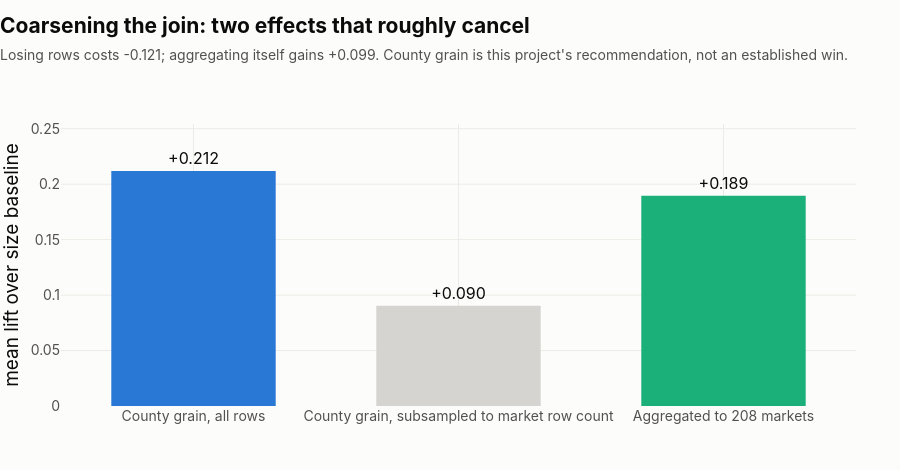

The notebook cell this image was saved under:
### Markdown cell above
---

## 5. What this still cannot answer

Four items, stated plainly.

**1. The fixed-effect objection is unanswered.** If the consuming team joins
geography at DMA grain, a 210-level dummy — cheap and precise to estimate from
millions of impressions per market — supplies everything a static DMA-keyed
feature could. Cross-sectionally, `E_macro` would add nothing over it, and no
correlation measured anywhere in this project is evidence against that. The chart
below is what the grain question costs in each direction.

### Code cell
arms = [("County grain, all rows", gst["mean_lift_county_full"], BLUE),
        ("County grain, subsampled to market row count", gst["mean_lift_county_subsample"], MUTED),
        (f"Aggregated to {gst['n_markets']} markets", gst["mean_lift_market_aggregate"], AQUA)]
fig = go.Figure(go.Bar(
    x=[a[0] for a in arms], y=[a[1] for a in arms],
    marker_color=[a[2] for a in arms],
    text=[f"{a[1]:+.3f}" for a in arms], textposition="outside",
    textfont=dict(size=16),
    hovertemplate="%{x}<br>%{y:+.3f}<extra></extra>", showlegend=False,
))
style(fig,
      "Coarsening the join: two effects that roughly cancel",
      f"Losing rows costs {gst['row_count_effect']:+.3f}; aggregating itself gains "
      f"{gst['aggregation_effect']:+.3f}. County grain is this project's "
      "recommendation, not an established win.",
      height=470, legend=False)
fig.update_yaxes(title="mean lift over size baseline", tickformat="+.2f",
                 range=[0, max(a[1] for a in arms) * 1.2])
fig.show()

### Figure 1 — Plotly figure (JSON) as saved in the notebook; plotly's stock layout.template omitted (floating-point values rounded to 4 significant figures)
{"data": [{"hovertemplate": "%{x}<br>%{y:+.3f}<extra></extra>", "marker": {"color": ["#2a78d6", "#d5d4d0", "#1baf7a"]}, "showlegend": false, "text": ["+0.212", "+0.090", "+0.189"], "textfont": {"size": 16}, "textposition": "outside", "type": "bar", "x": ["County grain, all rows", "County grain, subsampled to market row count", "Aggregated to 208 markets"], "y": [0.2119, 0.09041, 0.1895]}], "layout": {"bargap": 0.34, "bargroupgap": 0.06, "font": {"color": "#0b0b0b", "family": "-apple-system, BlinkMacSystemFont, Segoe UI, Helvetica, Arial, sans-serif", "size": 16}, "height": 470, "hoverlabel": {"bgcolor": "white", "bordercolor": "#ecebe6", "font": {"family": "-apple-system, BlinkMacSystemFont, Segoe UI, Helvetica, Arial, sans-serif", "size": 14}}, "legend": {"bgcolor": "rgba(0,0,0,0)", "font": {"color": "#52514e", "size": 14}, "orientation": "h", "x": 0, "y": -0.2, "yanchor": "top"}, "margin": {"b": 64, "l": 12, "r": 44, "t": 124}, "paper_bgcolor": "#fcfcfb", "plot_bgcolor": "#fcfcfb", "showlegend": false, "title": {"font": {"color": "#0b0b0b", "size": 21}, "text": "<b>Coarsening the join: two effects that roughly cancel</b><br><span style='font-size:14px;color:#52514e'>Losing rows costs -0.121; aggregating itself gains +0.099. County grain is this project's recommendation, not an established win.</span>", "x": 0, "xanchor": "left", "y": 0.93, "yanchor": "top"}, "uniformtext": {"minsize": 11, "mode": "hide"}, "xaxis": {"automargin": true, "gridcolor": "#ecebe6", "gridwidth": 1, "showgrid": true, "showline": false, "tickfont": {"color": "#52514e", "size": 14}, "ticks": "", "title": {"font": {"color": "#52514e", "size": 14.5}}, "zeroline": false}, "yaxis": {"automargin": true, "gridcolor": "#ecebe6", "gridwidth": 1, "range": [0, 0.2543], "showgrid": true, "showline": false, "tickfont": {"color": "#52514e", "size": 14}, "tickformat": "+.2f", "ticks": "", "title": {"text": "mean lift over size baseline"}, "zeroline": false}}}
